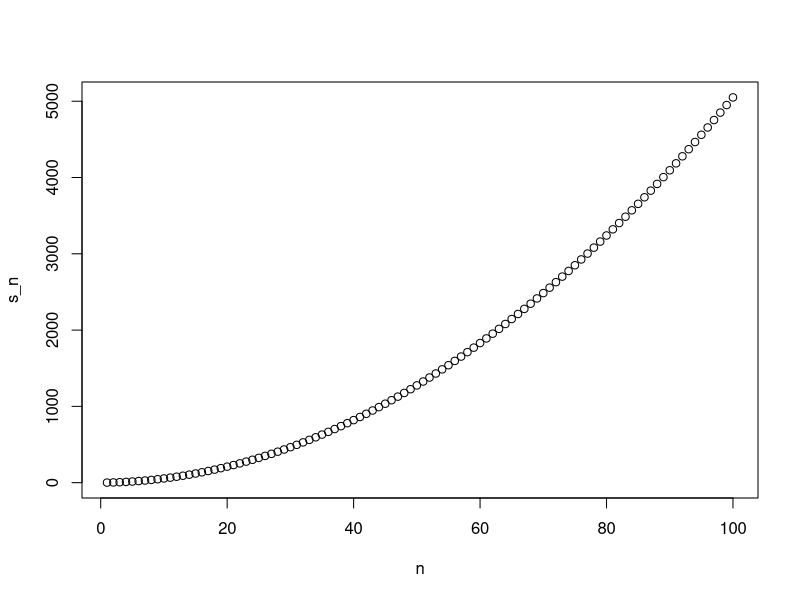
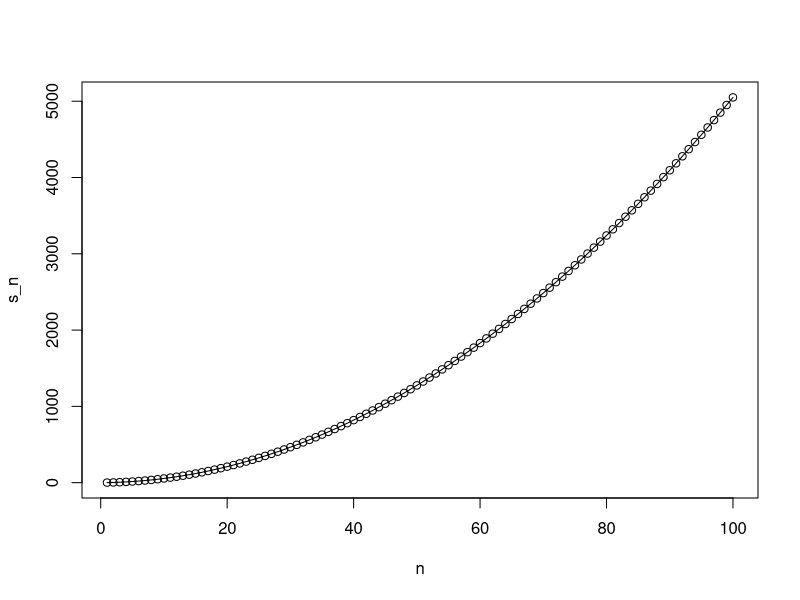

The R script that drew these images, in order:
#Sum of integers formula S = [n(n+1)]/2

#creating a function that computes the sum of integers 1 through n
sum_n <- function(n){
  x <- 1:n
  sum(x)
}

#compute multiple equations for-loop

# a very simple for-loop
for(i in 1:3){
  print(i)
}
#Outcome:
#1
#2
#3

# a for-loop for our summation
# the sum of integers 1through n. We want to have that process for n over 1 to 100
m <- 100
#create an empty vector
s_n <- vector(length = m) 
for(n in 1:m){
  s_n[n] <- sum_n(n)
}

# creating a plot for our summation function
n <- 1:m
plot(n, s_n)
#Outcome:a plot

# a table of values comparing our function to the summation formula
head(data.frame(s_n = s_n, formula = n*(n+1)/2))
#Outcome: a table

# overlaying our function with the summation formula
plot(n, s_n)
lines(n, n*(n+1)/2)
#Outcome: a plot with a line on them